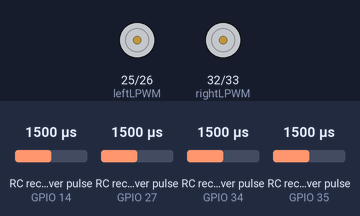
Bench run of a sketch on a simulated ESP32. Shown: motor-driver pin pairs drawn as motors (green arrow = first pin HIGH = forward, orange = second pin HIGH = backward, longer = more drive). Wiring (inferred from the names in the program): 4 × RC receiver channel: data GPIO 14 / data GPIO 27 / data GPIO 34 / data GPIO 35. The inputs (shaded band) are chosen by the test bench; at power-on: RC receiver pulse (sensors on GPIO 34, GPIO 14, GPIO 35, GPIO 27) 1500 µs. Nothing arrives over Bluetooth unless stated.

Above: at 1.2 s.
1.3 s: RC receiver pulse (sensor on GPIO 34) set to 1020 µs
At 2.4 s:
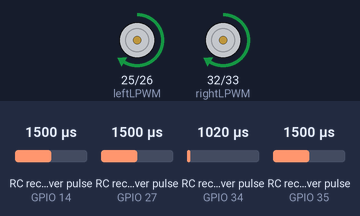
2.9 s: RC receiver pulse (sensor on GPIO 14) set to 1309 µs
4.4 s: RC receiver pulse (sensor on GPIO 14) set to 1291 µs
At 5.6 s:
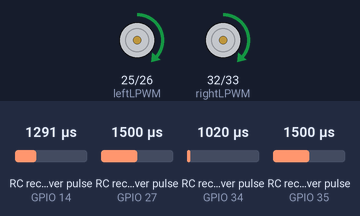
5.9 s: RC receiver pulse (sensor on GPIO 35) set to 1020 µs
At 6.8 s:
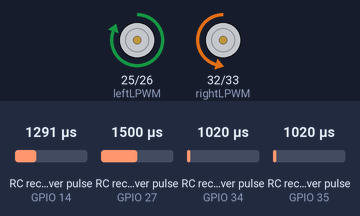
7.5 s: RC receiver pulse (sensor on GPIO 34) set to 1250 µs
At 8.7 s:
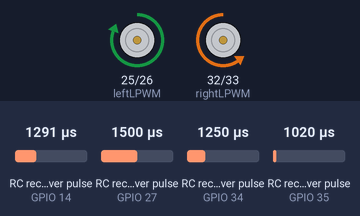
9.0 s: RC receiver pulse (sensor on GPIO 35) set to 1250 µs
At 10.0 s:
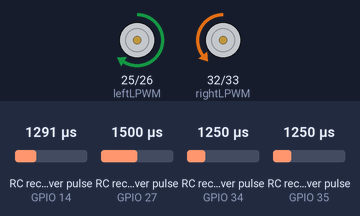
Timing chart, 0 to 11.5 s (numbered marks = the images above; inputs shaded):
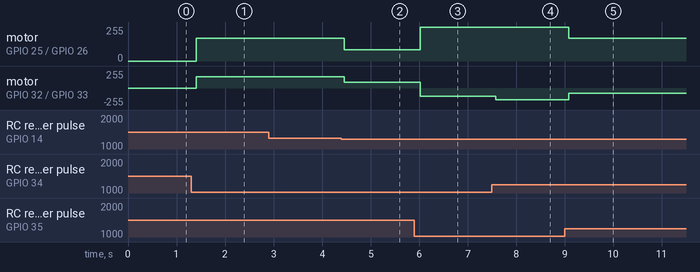

Measured:
- the behaviour switches between 1300 and 1299 µs on RC receiver pulse (sensor on GPIO 14) (found by bisection; images 1 and 2)
- after the input at 1.3 s, motor on GPIO 25 (leftLPWM) / GPIO 26 (leftRPWM), motor on GPIO 32 (rightLPWM) / GPIO 33 (rightRPWM): stopped → forward 171/255 after 0.10 s
- after the input at 2.9 s, every drawn part: stays the same
- after the input at 4.4 s, motor on GPIO 25 (leftLPWM) / GPIO 26 (leftRPWM), motor on GPIO 32 (rightLPWM) / GPIO 33 (rightRPWM): forward 171/255 → forward 85/255 after 0.06 s
- after the input at 5.9 s, motor on GPIO 25 (leftLPWM) / GPIO 26 (leftRPWM): forward 85/255 → forward 255/255 after 0.12 s; motor on GPIO 32 (rightLPWM) / GPIO 33 (rightRPWM): forward 85/255 → backward 122/255 after 0.12 s
- after the input at 7.5 s, motor on GPIO 32 (rightLPWM) / GPIO 33 (rightRPWM): backward 122/255 → backward 176/255 after 0.08 s
- after the input at 9.0 s, motor on GPIO 25 (leftLPWM) / GPIO 26 (leftRPWM): forward 255/255 → forward 172/255 after 0.08 s; motor on GPIO 32 (rightLPWM) / GPIO 33 (rightRPWM): backward 176/255 → backward 82/255 after 0.08 s

The sketch:

BlazeBot_RoboRacer.ino
```cpp
#include <Arduino.h>
#include <math.h>
#include "BluetoothSerial.h"

BluetoothSerial SerialBT;

const int ch1Pin = 35;
const int ch2Pin = 34;
const int ch5Pin = 27;
const int ch6Pin = 14;

const int leftRPWM = 26;
const int leftLPWM = 25;
const int rightRPWM = 33;
const int rightLPWM = 32;

const int pwmFreq = 20000;
const int pwmResBits = 8;
const int maxDuty = 255;

enum SpeedMode { CRAWLER, NORMAL, TURBO };

unsigned long lastDebugTime = 0;
unsigned long debugInterval = 100;

bool launchActive = false;
unsigned long launchStart = 0;
bool normalSeenSinceLastLaunch = true;

float lastCh1Norm = 0.0f;
float lastCh2Norm = 0.0f;

unsigned long readPulseSafe(int pin) {
  unsigned long p = pulseIn(pin, HIGH, 25000);
  return p;
}

float normRC(unsigned long us, float lastVal) {
  if (us < 900 || us > 2100) return lastVal;
  float v = ((float)us - 1500.0f) / 500.0f;
  if (v > 1.0f) v = 1.0f;
  if (v < -1.0f) v = -1.0f;
  return v;
}

SpeedMode decodeSpeedMode(unsigned long ch6us) {
  if (ch6us < 1300) return CRAWLER;
  if (ch6us > 1700) return TURBO;
  return NORMAL;
}

bool decodeTraction(unsigned long ch5us) {
  return ch5us > 1500;
}

void setupPwmPin(int pin) {
  analogWriteResolution(pin, pwmResBits);
  analogWriteFrequency(pin, pwmFreq);
  analogWrite(pin, 0);
}

void setMotor(int pinFwd, int pinRev, float value) {
  if (value > 1.0f) value = 1.0f;
  if (value < -1.0f) value = -1.0f;

  int duty = 0;

  if (value > 0.02f) {
    duty = (int)(value * maxDuty);
    if (duty > maxDuty) duty = maxDuty;
    if (duty < 0) duty = 0;
    analogWrite(pinFwd, duty);
    analogWrite(pinRev, 0);
    digitalWrite(pinRev, LOW);
  } else if (value < -0.02f) {
    duty = (int)(-value * maxDuty);
    if (duty > maxDuty) duty = maxDuty;
    if (duty < 0) duty = 0;
    analogWrite(pinRev, duty);
    analogWrite(pinFwd, 0);
    digitalWrite(pinFwd, LOW);
  } else {
    analogWrite(pinFwd, 0);
    analogWrite(pinRev, 0);
    digitalWrite(pinFwd, LOW);
    digitalWrite(pinRev, LOW);
  }
}

void setup() {
  pinMode(ch1Pin, INPUT);
  pinMode(ch2Pin, INPUT);
  pinMode(ch5Pin, INPUT);
  pinMode(ch6Pin, INPUT);

  pinMode(leftRPWM, OUTPUT);
  pinMode(leftLPWM, OUTPUT);
  pinMode(rightRPWM, OUTPUT);
  pinMode(rightLPWM, OUTPUT);

  setupPwmPin(leftRPWM);
  setupPwmPin(leftLPWM);
  setupPwmPin(rightRPWM);
  setupPwmPin(rightLPWM);

  Serial.begin(115200);
  SerialBT.begin("BlazeBot");
}

void loop() {
  unsigned long ch1us = readPulseSafe(ch1Pin);
  unsigned long ch2us = readPulseSafe(ch2Pin);
  unsigned long ch5us = readPulseSafe(ch5Pin);
  unsigned long ch6us = readPulseSafe(ch6Pin);

  lastCh1Norm = normRC(ch1us, lastCh1Norm);
  lastCh2Norm = normRC(ch2us, lastCh2Norm);

  float steering = lastCh1Norm;
  float throttle = lastCh2Norm;

  SpeedMode mode = decodeSpeedMode(ch6us);
  bool traction = decodeTraction(ch5us);

  if (mode == NORMAL) {
    normalSeenSinceLastLaunch = true;
  }

  if (traction && mode == TURBO && !launchActive && normalSeenSinceLastLaunch) {
    launchActive = true;
    launchStart = millis();
    normalSeenSinceLastLaunch = false;
  }

  if (launchActive) {
    if (millis() - launchStart > 700) {
      launchActive = false;
    } else {
      float boost = 1.2f;
      throttle *= boost;
      if (throttle > 1.0f) throttle = 1.0f;
      if (throttle < -1.0f) throttle = -1.0f;
    }
  }

  float speedScale = 1.0f;
  if (mode == CRAWLER) speedScale = 0.35f;
  else if (mode == NORMAL) speedScale = 0.7f;
  else speedScale = 1.0f;

  throttle *= speedScale;

  float left = throttle + steering;
  float right = throttle - steering;

  float maxMag = fmax(fabs(left), fabs(right));
  if (maxMag > 1.0f) {
    left /= maxMag;
    right /= maxMag;
  }

  setMotor(leftRPWM, leftLPWM, left);
  setMotor(rightRPWM, rightLPWM, right);

  unsigned long now = millis();
  if (now - lastDebugTime > debugInterval) {
    lastDebugTime = now;

    SerialBT.print("CH1=");
    SerialBT.print(ch1us);
    SerialBT.print(" CH2=");
    SerialBT.print(ch2us);
    SerialBT.print(" CH5=");
    SerialBT.print(ch5us);
    SerialBT.print(" CH6=");
    SerialBT.print(ch6us);

    SerialBT.print(" steer=");
    SerialBT.print(steering, 2);
    SerialBT.print(" thr=");
    SerialBT.print(throttle, 2);

    SerialBT.print(" L=");
    SerialBT.print(left, 2);
    SerialBT.print(" R=");
    SerialBT.print(right, 2);

    SerialBT.print(" mode=");
    if (mode == CRAWLER) SerialBT.print("CRAWLER");
    else if (mode == NORMAL) SerialBT.print("NORMAL");
    else SerialBT.print("TURBO");

    SerialBT.print(" traction=");
    SerialBT.print(traction ? "ON" : "OFF");

    SerialBT.print(" launch=");
    SerialBT.println(launchActive ? "ON" : "OFF");
  }
}
```
